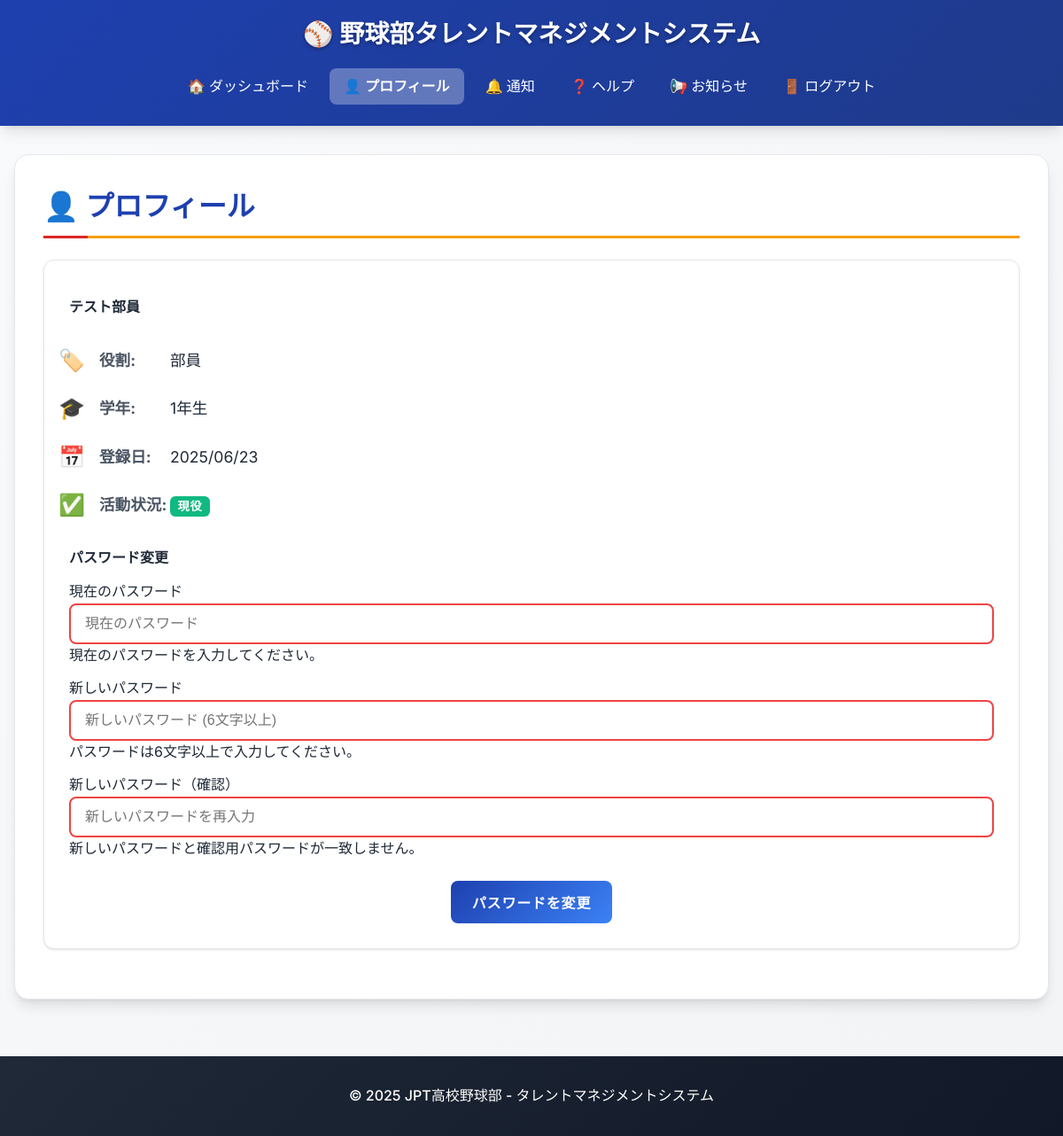
Page /profile/profile (signed in) on the earlier database version.
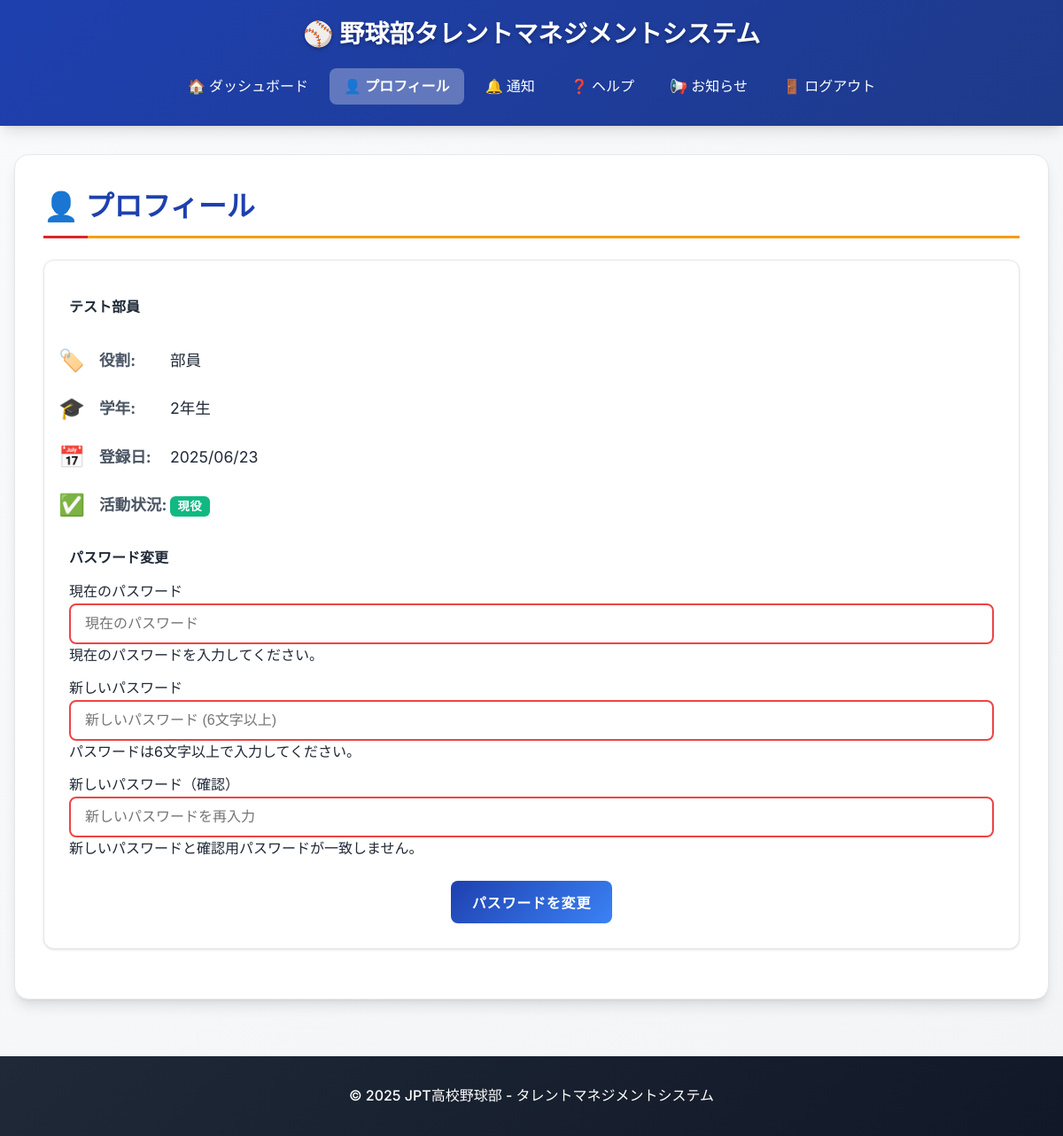
Same page on the later database version.
### db_models.py (models this page shows, shortened)
class User(db.Model, UserMixin):
    __tablename__ = 'users'
    user_id = db.Column(db.Integer, primary_key=True)
    fs_uniquifier = db.Column(db.String(64), unique=True, nullable=False, default=lambda: str(uuid.uuid4()))  # 追加
    name = db.Column(db.String(100), nullable=False)
    password_hash = db.Column(db.String(200), nullable=False)
    grade = db.Column(db.Integer, nullable=True)
    is_active = db.Column(db.Boolean, default=True)
    team_status = db.Column(db.Boolean, default=False)
    created_at = db.Column(db.DateTime, default=lambda: datetime.now(tz=ZoneInfo('Asia/Tokyo')))
    updated_at = db.Column(db.DateTime, default=lambda: datetime.now(tz=ZoneInfo('Asia/Tokyo')),
                           onupdate=lambda: datetime.now(tz=ZoneInfo('Asia/Tokyo')))
    roles = db.relationship('Role', secondary='user_roles', backref=db.backref('users', lazy='dynamic'))
    def get_formatted_created_at(self):
        return self.created_at.strftime('%Y/%m/%d') if self.created_at else "不明"
    def get_grade_display(self):
        return f"{self.grade}年生" if self.grade else "未設定"
    def has_any_role(self, *roles):
        return any(role.name in roles for role in self.roles)

class Role(db.Model, RoleMixin):
    __tablename__ = 'roles'
    id = db.Column(db.Integer, primary_key=True)
    name = db.Column(db.String(80), unique=True, nullable=False)
    display_name = db.Column(db.String(80), unique=True, nullable=False)

### blueprints/profile.py (the view)
@profile_bp.route('/profile')
@login_required
def profile():
    return render_template('profile.html')

### app/app.py (called while the page is built)
@login_manager.user_loader
def load_user(user_id):
    return db.session.get(User, int(user_id))

@app.context_processor
def inject_measurement_data():
    if not current_user.is_authenticated:
        return {}
    notice_cnt = 0
    if current_user.has_any_role("manager"):
        notice_cnt = MeasurementRecord.query.filter_by(created_by=current_user.user_id, status='rejected').count()
    elif current_user.has_any_role("member"):
        notice_cnt = MeasurementRecord.query.filter_by(user_id=current_user.user_id, status='draft').count()
    elif current_user.has_any_role("coach"):
        notice_cnt = MeasurementRecord.query.filter_by(status='pending_coach').count()
    return {
        "notice_cnt": notice_cnt
    }

### app/templates/profile.html (shortened to what this page needs)
{% extends "base.html" %}
{% block content %}
<div class="container fade-in">
    <h1 class="mb-4">👤 プロフィール</h1>
    <div class="card p-4">
        <div class="row">
            <div class="col-md-5 border-end">
                <div class="d-flex flex-column align-items-center text-center p-3 py-5">
                    <h4 class="font-weight-bold mt-3">{{ current_user.name }}</h4>
                </div>
                <div class="mt-4">
                    <div class="info-row">
                        <span class="info-icon">🏷️</span>
                        <span class="info-label">役割:</span>
                        <span class="info-value">
                             {% for role in current_user.roles %}
                                {{ role.display_name }}{% if not loop.last %}, {% endif %}
                            {% endfor %}
                        </span>
                    </div>
                    <div class="info-row">
                        <span class="info-icon">🎓</span>
                        <span class="info-label">学年:</span>
                        <span class="info-value">{{ current_user.get_grade_display() }}</span>
                    </div>
                    <div class="info-row">
                        <span class="info-icon">📅</span>
                        <span class="info-label">登録日:</span>
                        <span class="info-value">{{ current_user.get_formatted_created_at() }}</span>
                    </div>
                     <div class="info-row">
                        <span class="info-icon">✅</span>
                        <span class="info-label">活動状況:</span>
                        <span class="info-value">
                            {% if current_user.is_active %}
                                <span class="badge badge-success">現役</span>
                            {% else %}
                                <span class="badge badge-secondary">引退</span>
                            {% endif %}
                        </span>
                    </div>
                </div>
            </div>
            <div class="col-md-7">
                <div class="p-3 py-5">
                    <div class="d-flex justify-content-between align-items-center mb-3">
                        <h4 class="text-right">パスワード変更</h4>
                    </div>
                    <form method="POST" action="{{ url_for('profile.change_password') }}" class="password-form needs-validation" novalidate>
                        <div class="row mt-3">
                            <div class="col-md-12 mb-3">
                                <label for="current_password" class="form-label">現在のパスワード</label>
                                <input type="password" id="current_password" name="current_password" class="form-control" placeholder="現在のパスワード" required>
                                 <div class="invalid-feedback">
                                    現在のパスワードを入力してください。
                                </div>
                            </div>
                            <div class="col-md-12 mb-3">
                                <label for="new_password" class="form-label">新しいパスワード</label>
                                <input type="password" id="new_password" name="new_password" class="form-control" placeholder="新しいパスワード (6文字以上)" required minlength="6">
                                <div class="invalid-feedback">
                                    パスワードは6文字以上で入力してください。
                                </div>
                            </div>
                            <div class="col-md-12 mb-3">
                                <label for="confirm_password" class="form-label">新しいパスワード（確認）</label>
                                <input type="password" id="confirm_password" name="confirm_password" class="form-control" placeholder="新しいパスワードを再入力" required minlength="6">
                                <div class="invalid-feedback" id="confirm-password-feedback">
                                    新しいパスワードと確認用パスワードが一致しません。
                                </div>
                            </div>
                        </div>
                        <div class="mt-5 text-center">
                            <button class="btn btn-primary profile-button" type="submit">パスワードを変更</button>
                        </div>
                    </form>
                </div>
            </div>
        </div>
    </div>
</div>
{% endblock %}

### app/templates/base.html (shortened to what this page needs)
<!DOCTYPE html>
<html lang="ja">
<head>
    <link rel="stylesheet" href="{{ url_for('static', filename='styles.css') }}">
</head>
<body class="{% if request.endpoint == 'auth.login' %}login-page{% endif %}">
    {% if request.endpoint != 'auth.login' %}
    <header>
        <h1>⚾ 野球部タレントマネジメントシステム</h1>
        <nav>
            <ul>
                <li><a href="{{ url_for('main.dashboard') }}" class="nav-link">🏠 ダッシュボード</a></li>
                <li><a href="{{ url_for('profile.profile') }}" class="nav-link">👤 プロフィール</a></li>
                {% if current_user.has_any_role('member', 'manager', 'coach', "administer") %}
                <li><a href="{{ url_for('notice.notice') }}" class="nav-link">🔔 通知
                </a></li>
                {% endif %}
                <li><a href="{{ url_for('main.help') }}" class="nav-link">❓ ヘルプ</a></li>
                <li><a href="{{ url_for('news.news') }}" class="nav-link">📢 お知らせ</a></li>
                <li><a href="{{ url_for('auth.logout') }}" class="nav-link">🚪 ログアウト</a></li>
            </ul>
        </nav>
    </header>
    {% endif %}
    <main class="{% if request.endpoint == 'auth.login' %}login-main{% endif %}">
        {% block content %}{% endblock %}
    </main>
    {% if request.endpoint != 'auth.login' %}
    <footer>
        <p>&copy; 2025 JPT高校野球部 - タレントマネジメントシステム</p>
    </footer>
    {% endif %}
</body>
</html>

### app/templates/profile.html (style rules this page uses)
.info-row { display: flex; align-items: center; margin-bottom: 1rem; font-size: 1.1rem; }
.info-icon { font-size: 1.5rem; margin-right: 1rem; width: 30px; text-align: center; }
.info-label { font-weight: bold; color: var(--gray-600); width: 80px; }
.info-value { color: var(--dark); }
.badge { display: inline-block; padding: 0.35em 0.65em; font-size: .75em; font-weight: 700; line-height: 1; color: #fff; text-align: center; white-space: nowrap; vertical-align: baseline; border-radius: 0.375rem; margin-right: 0.25rem; }
.badge-success { background-color: var(--success); }

Differences in the rows shown:
changed User "テスト部員": grade "1年生" → "2年生"
